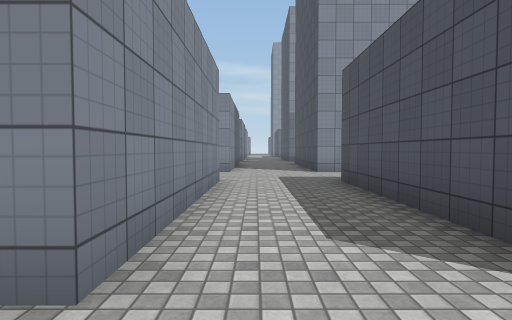
view 1 (above)

24 first-person views from a walk through a scene from a Unity 3-D project. The camera is 1.3 m above the floor, tilts 2° down and sees 80° across. The floor is counted in squares, 2 m on a side. Each view is taken from the middle of a square. On the plan, view 1 faces up. The plan holds only what a view shows up to about 10 squares ahead; the rest is blank. The place goes on beyond the plan. The player character is not drawn. Some animated figures are not drawn. Surface patterns are stand-ins for the level's own textures.

view 2
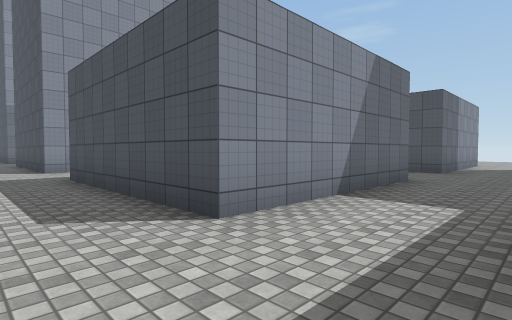

view 3
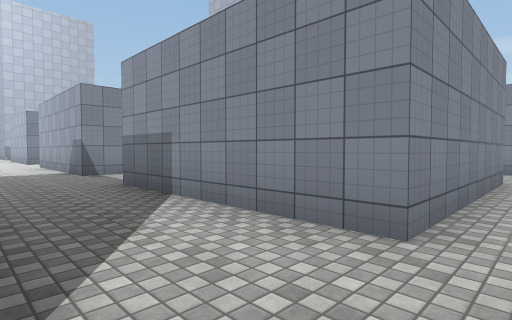

view 4
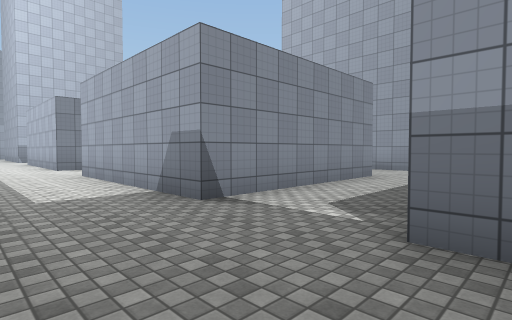

view 5
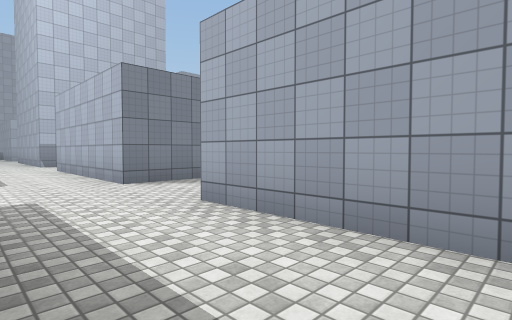

view 6
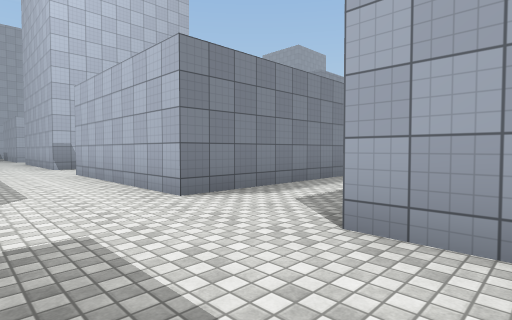

view 7
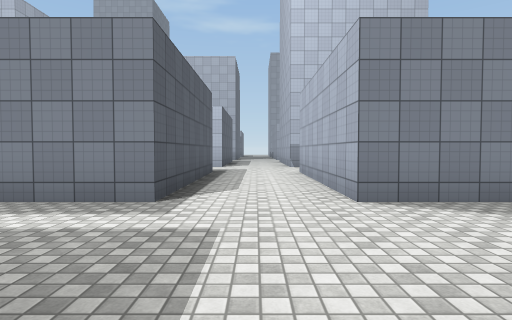

view 8
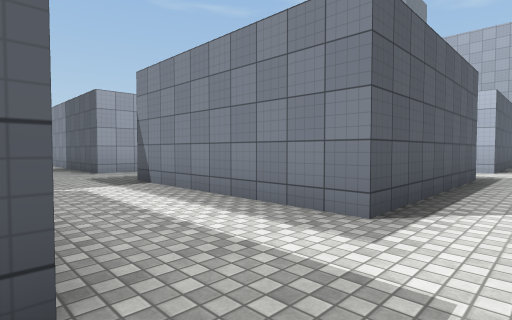

view 9
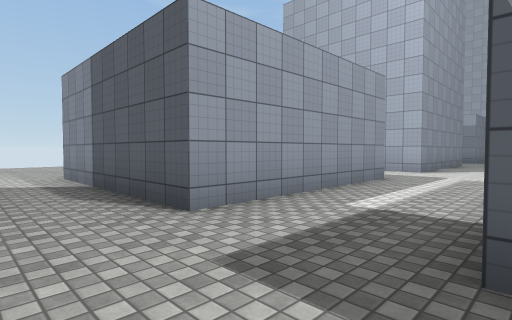

view 10
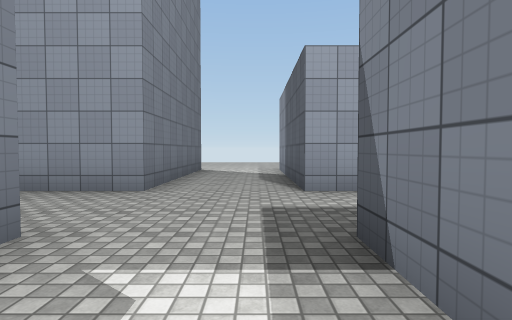

view 11
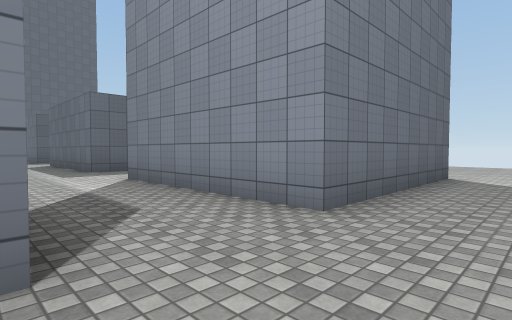

view 12
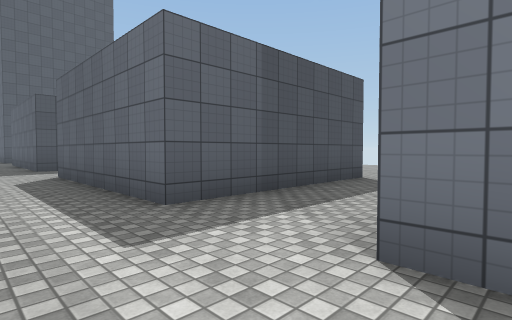

view 13
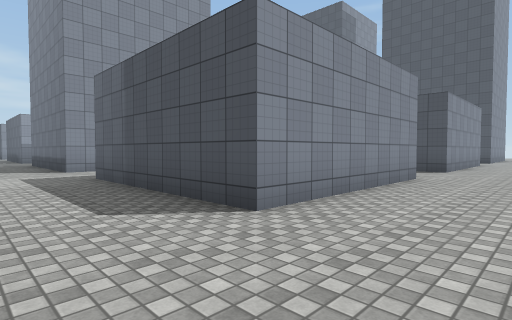

view 14
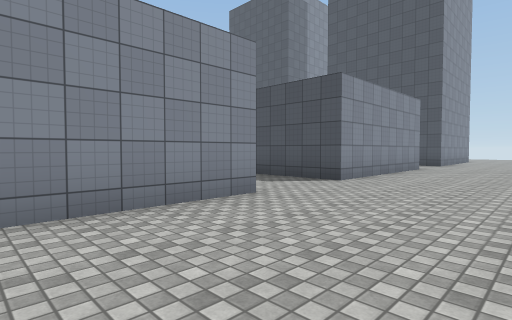

view 15
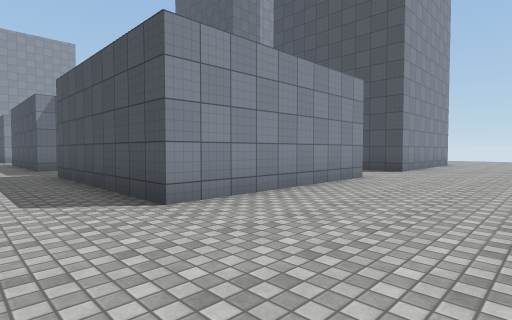

view 16
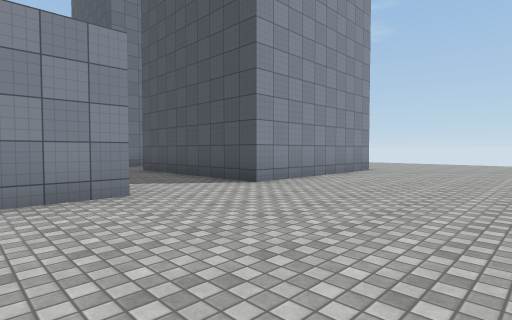

view 17
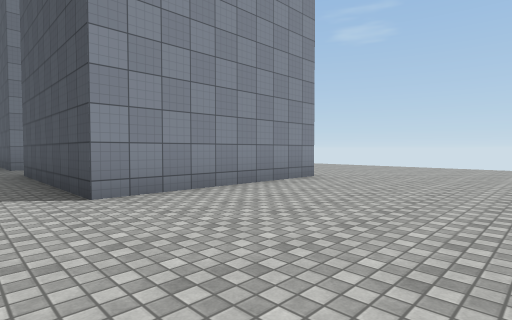

view 18
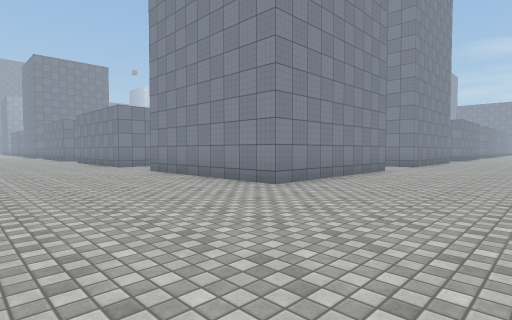

view 19
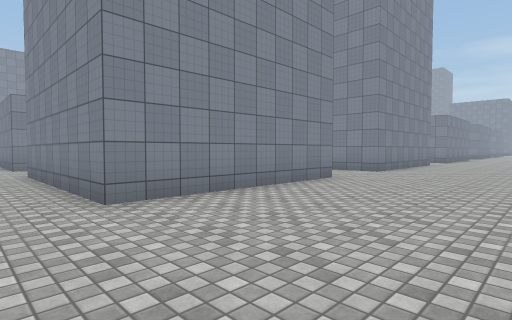

view 20
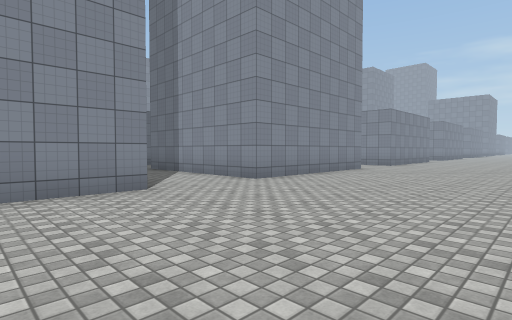

view 21
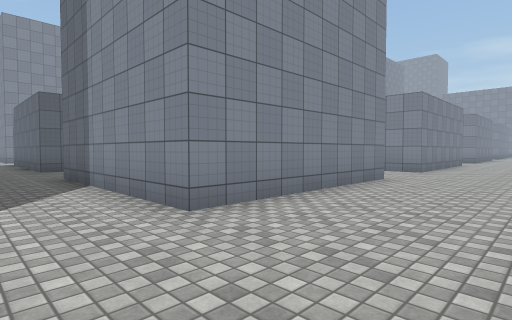

view 22
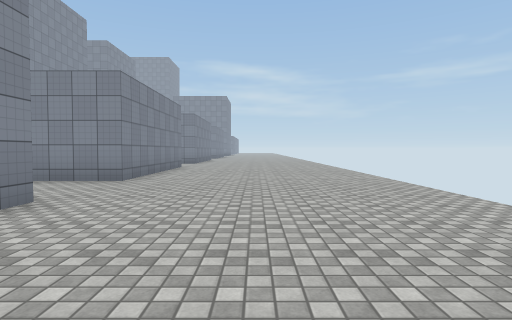

view 23
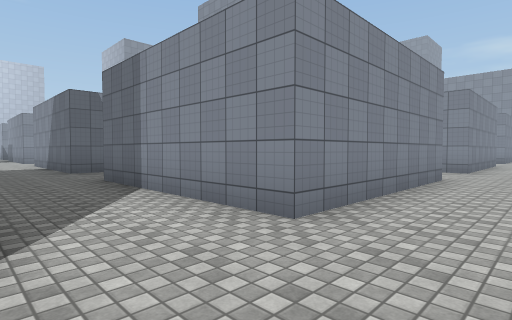

view 24
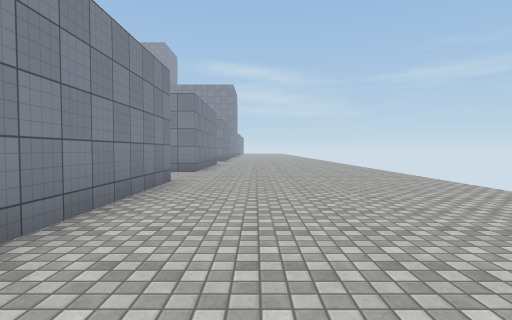

### Floor plan
Points are (right, up) in squares from view 1. A wall is a line through its corners. A room is listed if a view was taken in it or the views show most of it. See-through windows are left out.
Room 1 (views 1, 2, 3, 4, 5, 6, 7, 8, 9, 10, 11, 12, 13, 14, 15, 16, 17, 18, 19, 20, 21, 22, 23, 24)
walls: (-4.9, -6.2) (-5.8, -6.2) (-5.8, -4.1); (2.4, -6.2) (1.8, -6.2) (1.8, -4.5); (-0.8, -13.8) (-5.8, -13.8) (-5.8, -8.8) (-0.8, -8.8); (6.8, -5.6) (6.8, -6.2) (4.5, -6.2); (6.8, -13.8) (1.8, -13.8) (1.8, -8.8) (3.5, -8.8); (-13.3, -13.8) (-13.3, -8.8) (-8.2, -8.8); (6.8, 2.1) (6.8, 1.3) (1.8, 1.3) (1.8, 6.2); (-0.7, 6.4) (-0.7, 1.3) (-5.8, 1.3); (-8.2, 6.4) (-8.2, 1.3) (-13.2, 1.3); (14.3, -8.6) (14.3, -13.8) (9.3, -13.8) (9.3, -8.8); (14.3, -1.2) (14.3, -6.2) (9.3, -6.2) (9.3, -5.1); (-20.8, -8.8) (-15.8, -8.8) (-15.8, -13.8); (-15.8, 5.9) (-15.8, 1.3) (-20.8, 1.3); (-20.8, -1.2) (-15.8, -1.2) (-15.8, -6.2); (14.3, 6.4) (14.3, 1.3) (9.3, 1.3) (9.3, 2.1); (-25.5, -8.8) (-23.3, -8.8) (-23.3, -9.8); (-23.3, 2) (-23.3, 1.3) (-23.9, 1.3); (-25.5, -1.2) (-23.3, -1.2) (-23.3, -1.8)

Where each view was taken, in squares from view 1:
view 1: 0 up, 0 right, facing up
view 2: 1 down, 0 right, facing up-right
view 3: 1 down, 0 right, facing up-left
view 4: 1 down, 5 left, facing up-left
view 5: 1 down, 10 left, facing up-left
view 6: 1 down, 12 left, facing up-left
view 7: 0 up, 12 left, facing left
view 8: 0 up, 13 left, facing down-left
view 9: 6 down, 14 left, facing down-left
view 10: 4 down, 15 left, facing down
view 11: 6 down, 15 left, facing down-right
view 12: 7 down, 9 left, facing down-right
view 13: 16 down, 8 left, facing up-right
view 14: 17 down, 4 left, facing up-right
view 15: 17 down, 0 right, facing up-right
view 16: 18 down, 5 right, facing up-right
view 17: 18 down, 8 right, facing up-right
view 18: 18 down, 18 right, facing up-left
view 19: 15 down, 18 right, facing up-left
view 20: 11 down, 19 right, facing up-left
view 21: 8 down, 17 right, facing up-left
view 22: 5 down, 17 right, facing up
view 23: 1 down, 16 right, facing up-left
view 24: 0 up, 16 right, facing up
